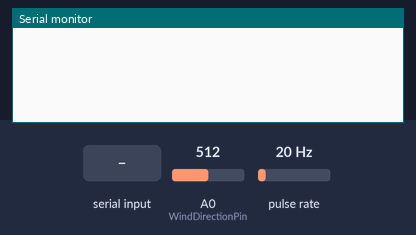
Bench run of a sketch on a simulated Teensy 4. Parts: the last lines printed to the serial monitor. Wiring (inferred from the names in the program): pulse sensor: data pin 2. The test bench sets the inputs (shaded band); at power-on: pulse rate 20 Hz, A0 (WindDirectionPin) = 512 (analog values on the 0–1023 scale). Random numbers use the default seed unless the sketch sets one.

Above: at 1.2 s.
1.3 s: "b" received over Serial
At 1.37 s:
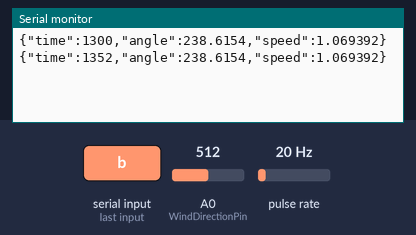
2.8 s: pulse rate (sensor on pin 2) set to 4 Hz
At 2.82 s:
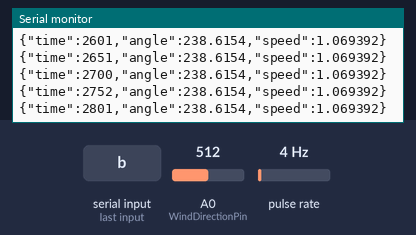
4.3 s: A0 (WindDirectionPin) set to 350
At 4.37 s:
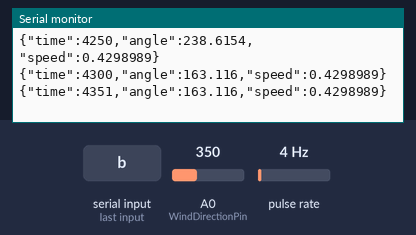
5.8 s: "1" received over Serial
7.3 s: pulse rate (sensor on pin 2) set to 50 Hz
At 7.32 s:
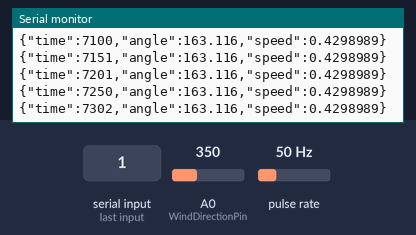
8.8 s: A0 (WindDirectionPin) set to 370
At 8.87 s:
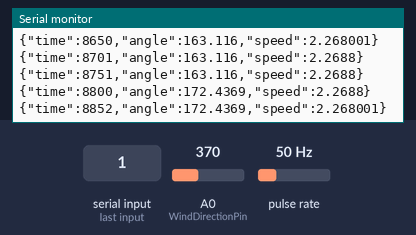
Timing chart, 0 to 11.3 s (numbered marks = the images above; inputs shaded):
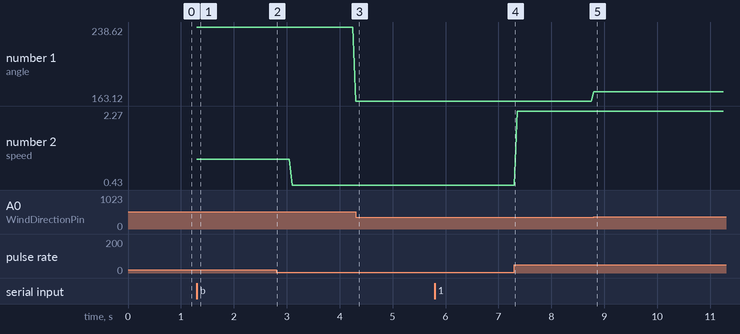

Measured:
- after the input at 1.3 s, the serial monitor: prints a new line at once (image 1)
- plotted number 2: 1.07 → 0.43 after the input at 2.8 s

The sketch:

firmware.ino
```cpp
//#define DEVELOP_SEND_FAKE_DATA
#include "Streaming.h"
#include "pin_defs.h"
#include "constants.h"
#include "m1_wind_sensor.h"

typedef M1WindSensor<WindSpeedPin, WindDirectionPin> WindSensor;


void setup()
{
    WindSensor::initialize();
}


void loop()
{
    WindSensor::update_on_loop();
    WindSensor::check_messages();
    WindSensor::send_data();
    delay(LoopDelayDtMS);
}
```

constants.cpp
```cpp
#include "constants.h"

const float DegPerRev = 360.0;
const float UsecPerSec = 1.0e-6;
const uint32_t LoopDelayDtMS= 2;

const int Baudrate = 115200;
const int AngleSendDigits = 1;
const int SpeedSendDigits = 3;
const uint32_t SendTimerPeriodUS = 50000;

// Analog input parameters
const int AinReadResolution = 16;
const int AinReadAveraging = 16;
const float AinReferenceVoltage = 3.3;
const uint32_t AinReadMaxValue = (1<<AinReadResolution) - 1;

// Wind direction sensor parameters
const float WindDirectionMaxVolt = 2.4894;

// Wind speed sensor parameters
const float WindSpeedCalibSlope = 0.039976;
const float WindSpeedCalibOffset = 0.27;
const uint32_t WindSpeedPulseTimeout = 2000000;
```

constants.h
```cpp
#ifndef CONSTANTS_H
#define CONSTANTS_H
#include <Arduino.h>

extern const float DegPerRev;
extern const float UsecPerSec;
extern const uint32_t LoopDelayDtMS;

// Communication parameters
const int SendJsonBufferSize = 200;
extern const int Baudrate;
extern const int AngleSendDigits;
extern const int SpeedSendDigits;
extern const uint32_t SendTimerPeriodUS;

// Analog input parameters
extern const int AinReadResolution;
extern const int AinReadAveraging;
extern const float AinReferenceVoltage;
extern const uint32_t AinReadMaxValue;

// Wind direction sensor parameters
extern const float WindDirectionMaxVolt;

// Wind speed sensor parameters
extern const float WindSpeedCalibSlope;
extern const float WindSpeedCalibOffset;
extern const uint32_t WindSpeedPulseTimeout;


#endif
```

m1_direction_sensor.h
```cpp
#ifndef DIRECTION_SENSOR_H
#define DIRECTION_SENSOR_H
#include <Arduino.h>
#include "constants.h"

template<int TPin>
class M1DirectionSensor
{
    public:

        static void initialize();
        static float angle();
        static float voltage();
        static uint16_t ain_value();

    private:

        M1DirectionSensor() {};
        static float getFakeDirection();

};

template<int TPin>
void M1DirectionSensor<TPin>::initialize()
{
    pinMode(TPin, INPUT);
}

template<int TPin>
float M1DirectionSensor<TPin>::angle()
{
#ifdef DEVELOP_SEND_FAKE_DATA
    return getFakeDirection();
#else
    return  DegPerRev*voltage()/WindDirectionMaxVolt;
#endif
}

template<int TPin>
float M1DirectionSensor<TPin>::voltage()
{
    return AinReferenceVoltage*float(ain_value())/float(AinReadMaxValue);
}

template<int TPin>
uint16_t M1DirectionSensor<TPin>::ain_value()
{
    return analogRead(TPin);
}

template<int TPin>
float M1DirectionSensor<TPin>::getFakeDirection()
{
    static float fake_direction = 0.0;
    fake_direction += random(-100,100)/100.0;
    if (fake_direction < 0)
    {
        fake_direction = fake_direction + 360;
    }
    if (fake_direction >= 360)
    {
        fake_direction =  fake_direction - 360;
    }
    return fake_direction;
}


#endif
```

m1_speed_sensor.h
```cpp
#ifndef SPEED_SENSOR_H
#define SPEED_SENSOR_H
#include <Arduino.h>
#include <util/atomic.h>
#include "constants.h"


template<int TPin>
class M1SpeedSensor
{
    public:

        static void initialize();
        static float freq_hz();
        static float speed();

        static void update_on_loop();
        static inline void update_on_pin();

    protected:

        static const uint32_t CurrPulseTimeoutVal_us_;
        static const uint32_t PrevPulseTimeoutVal_us_;
        static const uint32_t PulseDtTimeoutVal_us_;

        static volatile uint32_t curr_pulse_us_;
        static volatile uint32_t prev_pulse_us_;
        static uint32_t pulse_dt_us_;
        static float freq_hz_;

    private:

        M1SpeedSensor() {};
        static float getFakeSpeed();

};


template<int TPin>
void M1SpeedSensor<TPin>::initialize()
{
    curr_pulse_us_ = CurrPulseTimeoutVal_us_;
    prev_pulse_us_ = PrevPulseTimeoutVal_us_;
    pulse_dt_us_ = PulseDtTimeoutVal_us_;
    freq_hz_ = 0.0;

    pinMode(TPin, INPUT);
    attachInterrupt(TPin, update_on_pin, RISING);
}


template<int TPin>
float M1SpeedSensor<TPin>::freq_hz()
{
    return freq_hz_;
}


template<int TPin>
float M1SpeedSensor<TPin>::speed()
{
#ifdef DEVELOP_SEND_FAKE_DATA
    return getFakeSpeed();
#else
    return WindSpeedCalibSlope*freq_hz_ + WindSpeedCalibOffset;
#endif
}

template<int TPin>
void M1SpeedSensor<TPin>::update_on_loop()
{
    bool timeout = false;
    uint32_t pulse_dt_us = 0;
    uint32_t curr_time_us = micros();

    // Compute pulse dt and check for timeout
    ATOMIC_BLOCK(ATOMIC_RESTORESTATE)
    {
        if ((curr_time_us - curr_pulse_us_) > WindSpeedPulseTimeout)
        {
            timeout = true;
            curr_pulse_us_ = curr_time_us - 1*(WindSpeedPulseTimeout + 1);
            prev_pulse_us_ = curr_time_us - 2*(WindSpeedPulseTimeout + 1);
        }
        pulse_dt_us = curr_pulse_us_ - prev_pulse_us_;
    }

    // Compute frequency
    if (timeout)
    {
        freq_hz_ = 0.0;
    }
    else
    {
        freq_hz_ = 1.0/float(UsecPerSec*pulse_dt_us);
    }
}


template<int TPin>
inline void M1SpeedSensor<TPin>::update_on_pin()
{
    prev_pulse_us_ = curr_pulse_us_;
    curr_pulse_us_ = micros();
}


template<int TPin>
const uint32_t M1SpeedSensor<TPin>::CurrPulseTimeoutVal_us_ = -1*(WindSpeedPulseTimeout + 1);


template<int TPin>
const uint32_t M1SpeedSensor<TPin>::PrevPulseTimeoutVal_us_ = -1*(WindSpeedPulseTimeout + 1);


template<int TPin>
const uint32_t M1SpeedSensor<TPin>::PulseDtTimeoutVal_us_ = WindSpeedPulseTimeout + 1;


template<int TPin>
volatile uint32_t M1SpeedSensor<TPin>::curr_pulse_us_ = CurrPulseTimeoutVal_us_;


template<int TPin>
volatile uint32_t M1SpeedSensor<TPin>::prev_pulse_us_ = PrevPulseTimeoutVal_us_;


template<int TPin>
uint32_t M1SpeedSensor<TPin>::pulse_dt_us_ = PulseDtTimeoutVal_us_;


template<int TPin>
float M1SpeedSensor<TPin>::freq_hz_ = 0.0;


template<int TPin>
float M1SpeedSensor<TPin>::getFakeSpeed()
{
    static float fake_speed = 0.0;
    fake_speed += random(-100,100)/10000.0;
    fake_speed = constrain(fake_speed,0.2, 4.0);
    return fake_speed;
}


#endif
```

m1_wind_sensor.h
```cpp
#ifndef WIND_SENSOR_H
#define WIND_SENSOR_H
#include "constants.h"
#include "m1_speed_sensor.h"
#include "m1_direction_sensor.h"
#include <Arduino.h>
#include "Streaming.h"
#include "ArduinoJson.h"

template<int TSpeedSensorPin, int TDirectionSensorPin>
class M1WindSensor
{

    public:

        static void initialize();
        static void check_messages();
        static void send_data();
        static void update_on_loop();
        static inline void update_on_timer();
        static inline void update_on_speed_sensor_pin();

    protected:

        typedef M1SpeedSensor<TSpeedSensorPin> SpeedSensor_;
        typedef M1DirectionSensor<TDirectionSensorPin> DirectionSensor_;

        static IntervalTimer intervalTimer_;
        static bool send_enabled_;
        static volatile bool send_flag_;

    private:

        M1WindSensor() {};
        ~M1WindSensor() {};
};


template<int TSpeedSensorPin, int TDirectionSensorPin>
void M1WindSensor<TSpeedSensorPin, TDirectionSensorPin>::initialize()
{
    send_enabled_ = false;
    send_flag_ = false;

    Serial.begin(Baudrate);

    analogReadResolution(AinReadResolution);
    analogReadAveraging(AinReadAveraging);

    SpeedSensor_::initialize();
    DirectionSensor_::initialize();

    intervalTimer_.begin(update_on_timer, SendTimerPeriodUS);
}


template<int TSpeedSensorPin, int TDirectionSensorPin>
void M1WindSensor<TSpeedSensorPin, TDirectionSensorPin>::check_messages()
{
    while (Serial.available() > 0)
    {
        uint8_t cmd = Serial.read();
        switch (cmd)
        {
            case 'b':
                send_enabled_ = true;
                break;

            case 'e':
                send_enabled_ = false;
                break;
        }
    }
}


template<int TSpeedSensorPin, int TDirectionSensorPin>
void M1WindSensor<TSpeedSensorPin, TDirectionSensorPin>::send_data()
{
    if (send_flag_ && send_enabled_)
    {
        send_flag_ = false;

        float angle = DirectionSensor_::angle();
        float speed = SpeedSensor_::speed();

        StaticJsonBuffer<SendJsonBufferSize> json_buffer;
        JsonObject &json_msg = json_buffer.createObject();

        json_msg["time"] = millis();
        json_msg["angle"] = angle;
        json_msg["speed"] = speed;

        json_msg.printTo(Serial);
        Serial << endl;

    }
}


template<int TSpeedSensorPin, int TDirectionSensorPin>
inline void M1WindSensor<TSpeedSensorPin, TDirectionSensorPin>::update_on_loop()
{
    SpeedSensor_::update_on_loop();
}


template<int TSpeedSensorPin, int TDirectionSensorPin>
inline void M1WindSensor<TSpeedSensorPin, TDirectionSensorPin>::update_on_timer()
{
    send_flag_ = true;
}


template<int TSpeedSensorPin, int TDirectionSensorPin>
bool M1WindSensor<TSpeedSensorPin, TDirectionSensorPin>::send_enabled_ = false;


template<int TSpeedSensorPin, int TDirectionSensorPin>
volatile bool M1WindSensor<TSpeedSensorPin, TDirectionSensorPin>::send_flag_ = false;


template<int TSpeedSensorPin, int TDirectionSensorPin>
IntervalTimer M1WindSensor<TSpeedSensorPin, TDirectionSensorPin>::intervalTimer_;


#endif
```

pin_defs.h
```cpp
#ifndef PIN_DEFS_H
#define PIN_DEFS_H

const int WindDirectionPin = A0;
const int WindSpeedPin = 2;

#endif
```
